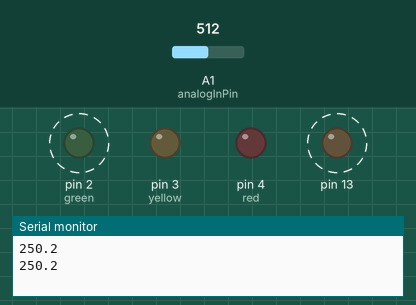
Simulated run of this sketch. Board: Arduino Uno, built with avr-gcc and run on an emulated ATmega328P. Shown: output pins drawn as LEDs (lit = HIGH), the last lines printed to the serial monitor. Dashed ring = blinking. The test bench sets the inputs (shaded band); at power-on: A1 (analogInPin) = 512.

Above: at 2.3 s.
2.4 s: A1 (analogInPin) set to 56
5.9 s: A1 (analogInPin) set to 47
At 6.4 s:
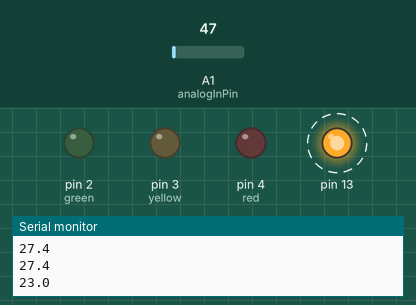
10.9 s: A1 (analogInPin) set to 122
At 11.9 s:
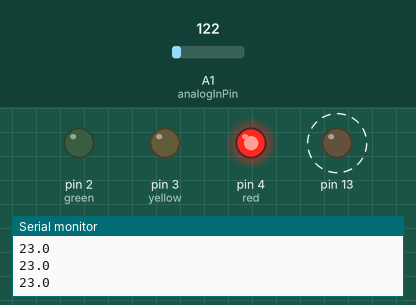
14.5 s: A1 (analogInPin) set to 15
At 14.9 s:
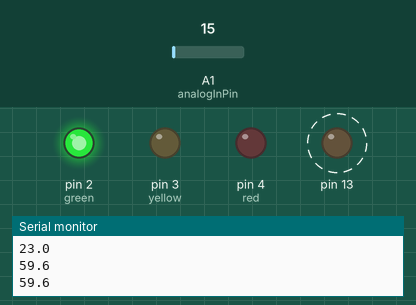
Timing chart, 0 to 19.0 s (numbered marks = the images above; inputs shaded):
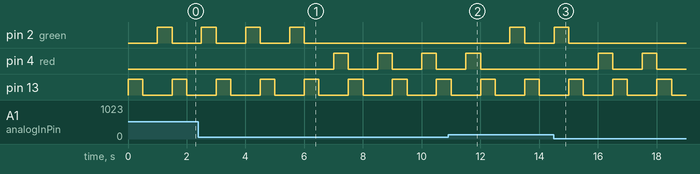

The sketch:

Temp_Sensor.ino
```cpp
const int analogInPin = A1; // analog input pin
float tempSensorValue = 0; // Temperature sensor data
int green = 2;
int yellow = 3;
int red = 4;


void setup() {
  // initialize digital pin 13 as an output
  pinMode(13,OUTPUT);
  // Initialize serial communication as 9600 bps:
  Serial.begin(9600);
  pinMode(green, OUTPUT);
  pinMode(yellow, OUTPUT);
  pinMode(red, OUTPUT);
}
 // the Loop function runs over and over again
void loop() {
 // turn the LED on (High is the voltage level)
digitalWrite(13,HIGH);
//read ADV Value
tempSensorValue = analogRead(analogInPin);
// convert temperature data
tempSensorValue = tempSensorValue * 5000/1023 * 1/10;
//Transmit temperature sensor data, 1 decimal place
Serial.println(tempSensorValue,1);
// wait for a 500 ms
delay(500);
//turn the LED off
digitalWrite(13, LOW);
delay(500);
if (tempSensorValue > 25)
{
digitalWrite(green, HIGH);
}
else if(tempSensorValue < 25){
digitalWrite(red, HIGH);
} else{
digitalWrite(yellow, HIGH);
}
delay(500);
digitalWrite(green, LOW);
digitalWrite(yellow, LOW);
digitalWrite(red, LOW);
}
```

Measured:
- the behaviour switches between 52 and 51 on A1 (analogInPin) (found by bisection; images 0 and 1)
- after the input at 5.9 s, pin 2 (green): goes on until 6.0 s, then stays LOW; pin 4 (red): alternates HIGH for 0.50 s and LOW for 1.0 s, starting after 1.1 s
- after the input at 10.9 s, pin 2 (green): LOW → HIGH after 2.1 s, → LOW 0.50 s later; pin 4 (red): goes on until 12.0 s, then stays LOW
- after the input at 14.5 s, pin 2 (green): goes on until 15.0 s, then stays LOW; pin 4 (red): alternates HIGH for 0.50 s and LOW for 1.0 s, starting after 1.5 s
- by itself, pin 2 (green), pin 13: alternates HIGH for 0.50 s and LOW for 1.0 s
